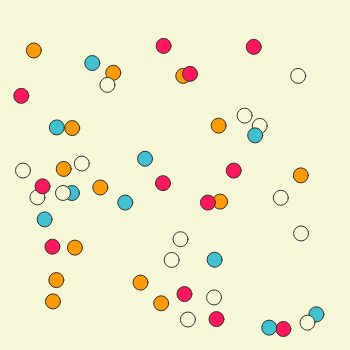
Frame 1 (no input)
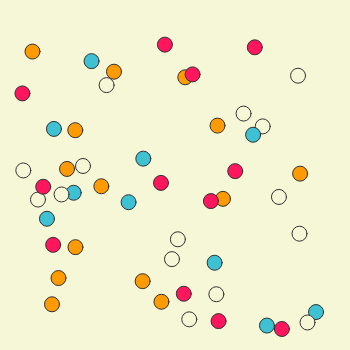
Frame 60 (no input)
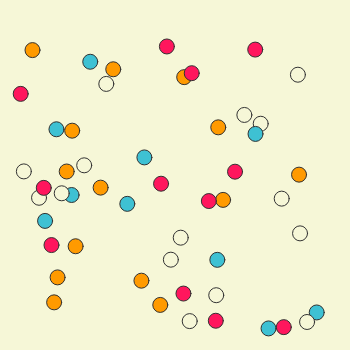
Frame 120 (the mouse pressed at the canvas centre since frame 60)

The p5.js sketch that drew these frames (run headless with seeded random() and noise() and a simulated clock; from frame 60 on, the mouse is pressed at the canvas centre):

// p5.js sketch
// ── sketch.js

let Blue = '#3EC1D3'
let White = '#F6F7D7'
let Orange = '#FF9A00'
let Red = '#FF165D'
let fillColors = [White, Blue, Orange, Red]

let Xs = []
let Ys = []
let colors = []

function setup() {
    createCanvas(350, 350);
    var seed = random(1000);
    randomSeed(seed);  
    for(let i = 0; i <= 50; i++){
        Xs.push(random(20, width-20), random(20, height-20))
        Ys.push(random(20, width-20), random(20, height-20))
        colors.push(random(fillColors))
    }
}
  
function draw() {
    clear()
    background(White);
    for(let i = 0; i <= 50; i++){
        drawRandomCircle(Xs[i]+random(-2,2),Ys[i]+random(-2,2), colors[i])
    }
}

function drawRandomCircle(x, y, color){ 
    stroke(50);
    fill(color)
    console.log(x, y)
    ellipse(x, y, 15, 15);
}  
